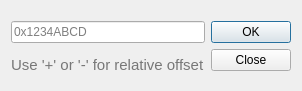
<?xml version="1.0" encoding="UTF-8"?>
<ui version="4.0">
 <class>JumpToDialog</class>
 <widget class="QDialog" name="JumpToDialog">
  <property name="windowModality">
   <enum>Qt::ApplicationModal</enum>
  </property>
  <property name="enabled">
   <bool>true</bool>
  </property>
  <property name="geometry">
   <rect>
    <x>0</x>
    <y>0</y>
    <width>279</width>
    <height>91</height>
   </rect>
  </property>
  <property name="windowTitle">
   <string>Jump to offset</string>
  </property>
  <property name="modal">
   <bool>false</bool>
  </property>
  <layout class="QGridLayout" name="gridLayout">
   <item row="3" column="0">
    <layout class="QHBoxLayout" name="horizontalLayout">
     <item>
      <layout class="QVBoxLayout" name="verticalLayout">
       <property name="topMargin">
        <number>10</number>
       </property>
       <item>
        <widget class="QLineEdit" name="leOffset">
         <property name="inputMask">
          <string>#&gt;Hhhhhhhh</string>
         </property>
         <property name="alignment">
          <set>Qt::AlignLeading|Qt::AlignLeft|Qt::AlignVCenter</set>
         </property>
         <property name="placeholderText">
          <string>0x1234ABCD</string>
         </property>
        </widget>
       </item>
       <item>
        <widget class="QLabel" name="label">
         <property name="styleSheet">
          <string notr="true">font-size: 11pt; color: #777;</string>
         </property>
         <property name="frameShadow">
          <enum>QFrame::Plain</enum>
         </property>
         <property name="text">
          <string>Use '+' or '-' for relative offset</string>
         </property>
         <property name="scaledContents">
          <bool>false</bool>
         </property>
        </widget>
       </item>
      </layout>
     </item>
     <item>
      <widget class="QDialogButtonBox" name="bbControls">
       <property name="orientation">
        <enum>Qt::Vertical</enum>
       </property>
       <property name="standardButtons">
        <set>QDialogButtonBox::Close|QDialogButtonBox::Ok</set>
       </property>
       <property name="centerButtons">
        <bool>true</bool>
       </property>
      </widget>
     </item>
    </layout>
   </item>
  </layout>
 </widget>
 <resources/>
 <connections>
  <connection>
   <sender>bbControls</sender>
   <signal>accepted()</signal>
   <receiver>JumpToDialog</receiver>
   <slot>accept()</slot>
   <hints>
    <hint type="sourcelabel">
     <x>248</x>
     <y>254</y>
    </hint>
    <hint type="destinationlabel">
     <x>157</x>
     <y>274</y>
    </hint>
   </hints>
  </connection>
  <connection>
   <sender>bbControls</sender>
   <signal>rejected()</signal>
   <receiver>JumpToDialog</receiver>
   <slot>reject()</slot>
   <hints>
    <hint type="sourcelabel">
     <x>316</x>
     <y>260</y>
    </hint>
    <hint type="destinationlabel">
     <x>286</x>
     <y>274</y>
    </hint>
   </hints>
  </connection>
 </connections>
</ui>
